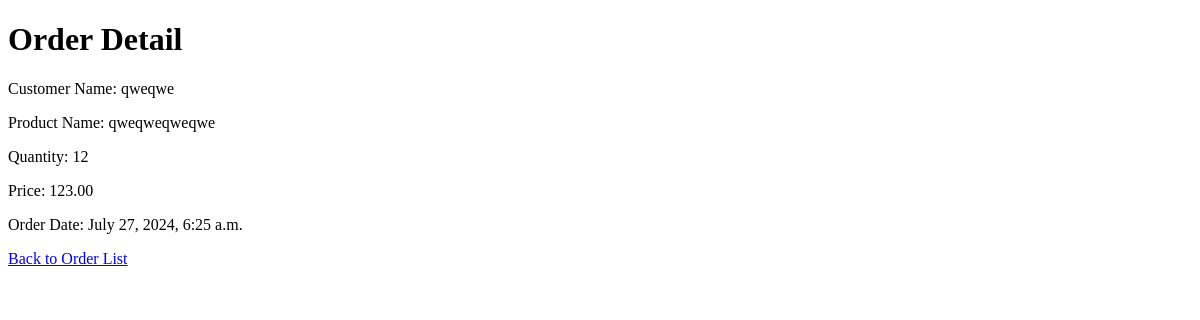
Before: /menu/orders/1/detail/ with the older database file.
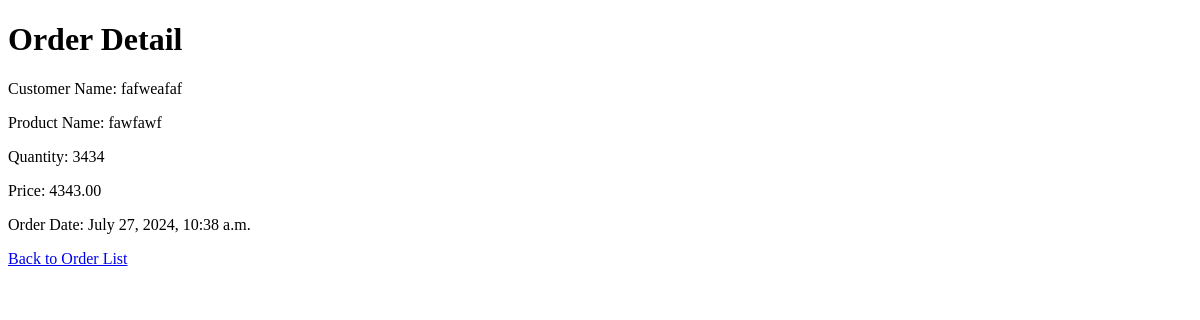
After: the same page with the newer database file.
### menu/models.py (models this page shows, shortened)
class Order(models.Model):
    customer_name = models.CharField(max_length=100)
    product_name = models.CharField(max_length=100)
    quantity = models.PositiveIntegerField()
    price = models.DecimalField(max_digits=10, decimal_places=2)
    order_date = models.DateTimeField(auto_now_add=True)
    author_of_order = models.ForeignKey(User, on_delete=models.CASCADE)

### menu/views.py (the view)
# urls.py: path('orders/<int:pk>/detail/', order_detail_view, name='order-detail-view'),
def order_detail_view(request, pk):
    order = get_object_or_404(Order, pk=pk)
    return render(request, 'menu/order_detail.html', {'order': order})

### menu/templates/menu/order_detail.html (shortened to what this page needs)
<!DOCTYPE html>
<html>
<head>
</head>
<body>
    <h1>Order Detail</h1>
    <p>Customer Name: {{ order.customer_name }}</p>
    <p>Product Name: {{ order.product_name }}</p>
    <p>Quantity: {{ order.quantity }}</p>
    <p>Price: {{ order.price }}</p>
    <p>Order Date: {{ order.order_date }}</p>
    <a href="{% url 'order-list-view' %}">Back to Order List</a>
</body>
</html>

Changed rows visible on the page:
changed Order: customer_name "qweqwe" → "fafweafaf"; product_name "qweqweqweqwe" → "fawfawf"; quantity "12" → "3434"; price "123.00" → "4343.00"; order_date "July 27, 2024, 6:25 a.m." → "July 27, 2024, 10:38 a.m."
